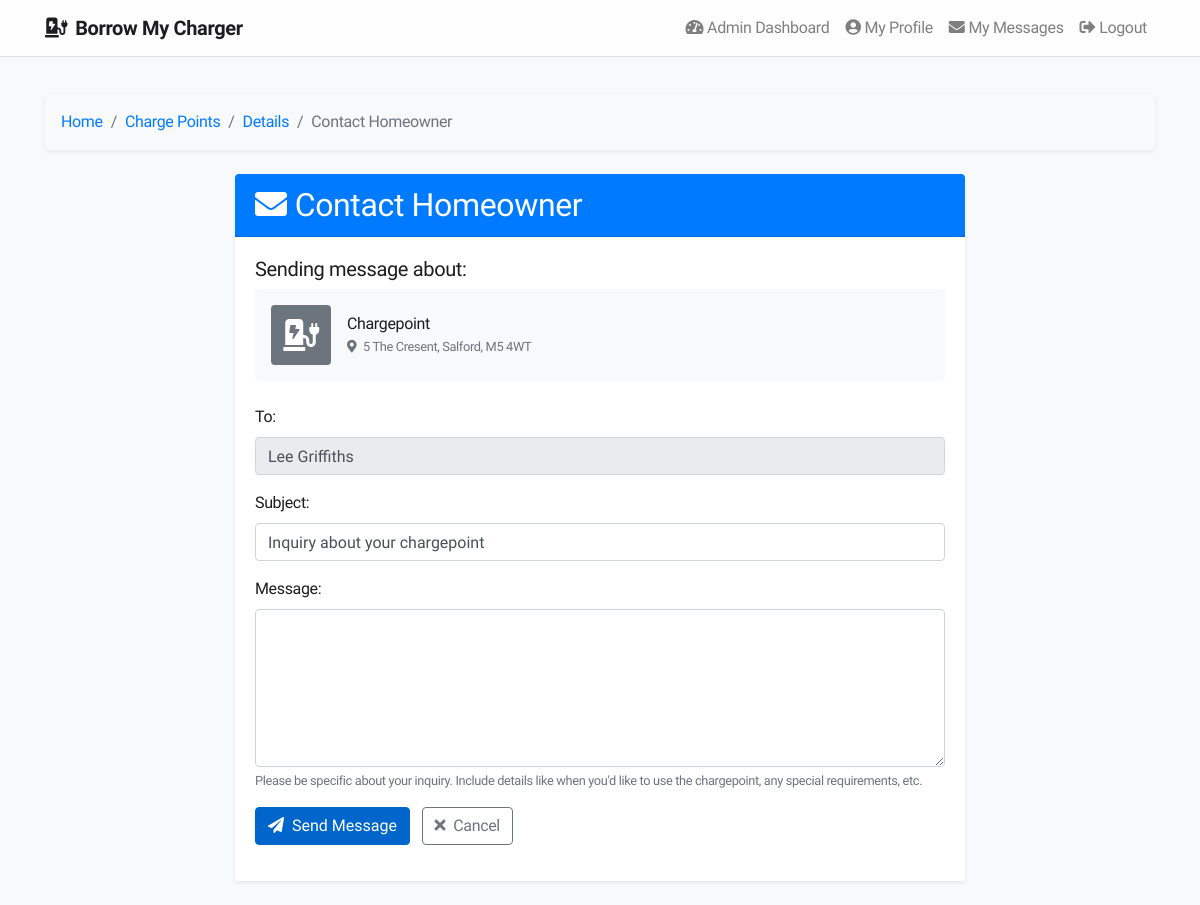
Page /contact-homeowner.php?chargepoint_id=1 (signed in) on the committed database.
### tables this page shows
CREATE TABLE IF NOT EXISTS charge_points (
    id INT AUTO_INCREMENT PRIMARY KEY,
    user_id INT NOT NULL,
    address VARCHAR(255) NOT NULL,
    latitude DECIMAL(10, 8) NOT NULL,
    longitude DECIMAL(11, 8) NOT NULL,
    price DECIMAL(5, 2) NOT NULL,
    availability BOOLEAN DEFAULT TRUE,
    image VARCHAR(255),
    created_at TIMESTAMP DEFAULT CURRENT_TIMESTAMP,
    FOREIGN KEY (user_id) REFERENCES users(id) ON DELETE CASCADE
);

CREATE TABLE IF NOT EXISTS users (
    id INT AUTO_INCREMENT PRIMARY KEY,
    name VARCHAR(100) NOT NULL,
    email VARCHAR(100) NOT NULL UNIQUE,
    password VARCHAR(255) NOT NULL,
    role ENUM('user', 'homeowner', 'admin') NOT NULL,
    status ENUM('pending', 'approved', 'suspended') DEFAULT 'pending',
    created_at TIMESTAMP DEFAULT CURRENT_TIMESTAMP
);

### contact-homeowner.php (called while the page is built, shortened)
<?php
$view = new stdClass();
require_once("models/ChargePoint.php");
require_once("models/User.php");
$chargePointId = $_GET['chargepoint_id'];
$chargePointModel = new ChargePoint($conn);
$userModel = new User($conn);
$chargePoint = $chargePointModel->getById($chargePointId);
$homeowner = $userModel->getUserById($chargePoint['user_id']);
$view->chargePoint = $chargePoint;
$view->homeowner = $homeowner;
$view->error = '';
$view->success = '';
require_once("views/contact/form.phtml");
?>

### models/ChargePoint.php (called while the page is built, shortened)
<?php
class ChargePoint {
    private $conn;
    public function __construct($dbConn) {
        $this->conn = $dbConn;
    }
    public function getById($id) {
        $stmt = $this->conn->prepare("SELECT * FROM charge_points WHERE id = ?");
        $stmt->execute([$id]);
        return $stmt->fetch(PDO::FETCH_ASSOC);
    }
}
?>

### models/User.php (called while the page is built, shortened)
<?php
class User {
    private $conn;
    public function __construct($dbConn) {
        $this->conn = $dbConn;
    }
    public function getUserById($userId) {
        $stmt = $this->conn->prepare("SELECT * FROM users WHERE id = ?");
        $stmt->execute([$userId]);
        return $stmt->fetch(PDO::FETCH_ASSOC);
    }
}
?>

### views/contact/form.phtml (the view, shortened to what this page needs)
<?php include 'views/includes/header.phtml'; ?>
<div class="container mt-4">
    <nav aria-label="breadcrumb" class="mb-4">
        <ol class="breadcrumb bg-light p-3 rounded shadow-sm">
            <li class="breadcrumb-item"><a href="index.php">Home</a></li>
            <li class="breadcrumb-item"><a href="chargepoints.php">Charge Points</a></li>
            <li class="breadcrumb-item"><a href="chargepoint.php?id=<?php echo $view->chargePoint['id']; ?>">Details</a></li>
            <li class="breadcrumb-item active" aria-current="page">Contact Homeowner</li>
        </ol>
    </nav>
    <div class="row">
        <div class="col-md-8 mx-auto">
            <div class="card border-0 shadow-sm rounded overflow-hidden mb-4">
                <div class="card-header bg-primary text-white">
                    <h2 class="mb-0"><i class="fas fa-envelope mr-2"></i>Contact Homeowner</h2>
                </div>
                <div class="card-body">
                    <?php if (!empty($view->success)): ?>
                        <div class="alert alert-success">
                            <?php echo $view->success; ?>
                            <div class="mt-3">
                                <a href="chargepoint.php?id=<?php echo isset($view->chargePoint['id']) ? $view->chargePoint['id'] : $_GET['chargepoint_id']; ?>" class="btn btn-outline-primary">
                                    <i class="fas fa-arrow-left mr-2"></i>Back to Charge Point
                                </a>
                            </div>
                        </div>
                    <?php else: ?>
                        <div class="mb-4">
                            <h5>Sending message about:</h5>
                            <div class="d-flex align-items-center p-3 bg-light rounded">
                                <?php if (isset($view->chargePoint['image']) && !empty($view->chargePoint['image'])): ?>
                                    <img src="uploads/<?php echo htmlspecialchars($view->chargePoint['image']); ?>" class="mr-3" alt="Charge Point" style="width: 60px; height: 60px; object-fit: cover; border-radius: 4px;">
                                <?php else: ?>
                                    <div class="mr-3 bg-secondary text-white d-flex align-items-center justify-content-center" style="width: 60px; height: 60px; border-radius: 4px;">
                                        <i class="fas fa-charging-station fa-2x"></i>
                                    </div>
                                <?php endif; ?>
                                <div>
                                    <h6 class="mb-1"><?php echo isset($view->chargePoint['title']) ? htmlspecialchars($view->chargePoint['title']) : 'Chargepoint'; ?></h6>
                                    <p class="mb-0 text-muted small">
                                        <i class="fas fa-map-marker-alt mr-1"></i>
                                        <?php echo isset($view->chargePoint['address']) ? htmlspecialchars($view->chargePoint['address']) : 'Address not available'; ?>
                                    </p>
                                </div>
                            </div>
                        </div>
                        <form action="contact-homeowner.php?chargepoint_id=<?php echo isset($view->chargePoint['id']) ? $view->chargePoint['id'] : $_GET['chargepoint_id']; ?>" method="POST">
                            <div class="form-group">
                                <label for="to">To:</label>
                                <input type="text" id="to" class="form-control" value="<?php echo isset($view->homeowner['name']) ? htmlspecialchars($view->homeowner['name']) : 'Homeowner'; ?>" disabled>
                            </div>
                            <div class="form-group">
                                <label for="subject">Subject:</label>
                                <input type="text" id="subject" name="subject" class="form-control" value="<?php echo isset($_POST['subject']) ? htmlspecialchars($_POST['subject']) : 'Inquiry about your chargepoint'; ?>" required>
                            </div>
                            <div class="form-group">
                                <label for="message">Message:</label>
                                <textarea id="message" name="message" class="form-control" rows="6" required><?php echo isset($_POST['message']) ? htmlspecialchars($_POST['message']) : ''; ?></textarea>
                                <small class="form-text text-muted">Please be specific about your inquiry. Include details like when you'd like to use the chargepoint, any special requirements, etc.</small>
                            </div>
                            <div class="form-group">
                                <button type="submit" name="contact_submit" class="btn btn-primary">
                                    <i class="fas fa-paper-plane mr-2"></i>Send Message
                                </button>
                                <a href="chargepoint.php?id=<?php echo isset($view->chargePoint['id']) ? $view->chargePoint['id'] : $_GET['chargepoint_id']; ?>" class="btn btn-outline-secondary ml-2">
                                    <i class="fas fa-times mr-2"></i>Cancel
                                </a>
                            </div>
                        </form>
                    <?php endif; ?>
                </div>
            </div>
        </div>
    </div>
</div>
<?php include 'views/includes/footer.phtml'; ?>

### views/includes/header.phtml (style rules this page uses)
body { font-family: 'SF Pro Display', -apple-system, BlinkMacSystemFont, 'Segoe UI', Roboto, Helvetica, Arial, sans-serif; background-color: #f5f5f7; color: #1d1d1f; letter-spacing: -0.022em; }
.btn-primary { background-color: #0066cc; border-color: #0066cc; }

### rows in the picture
charge_points: address "5 The Cresent, Salford, M5 4WT"
users: name "Lee Griffiths"
